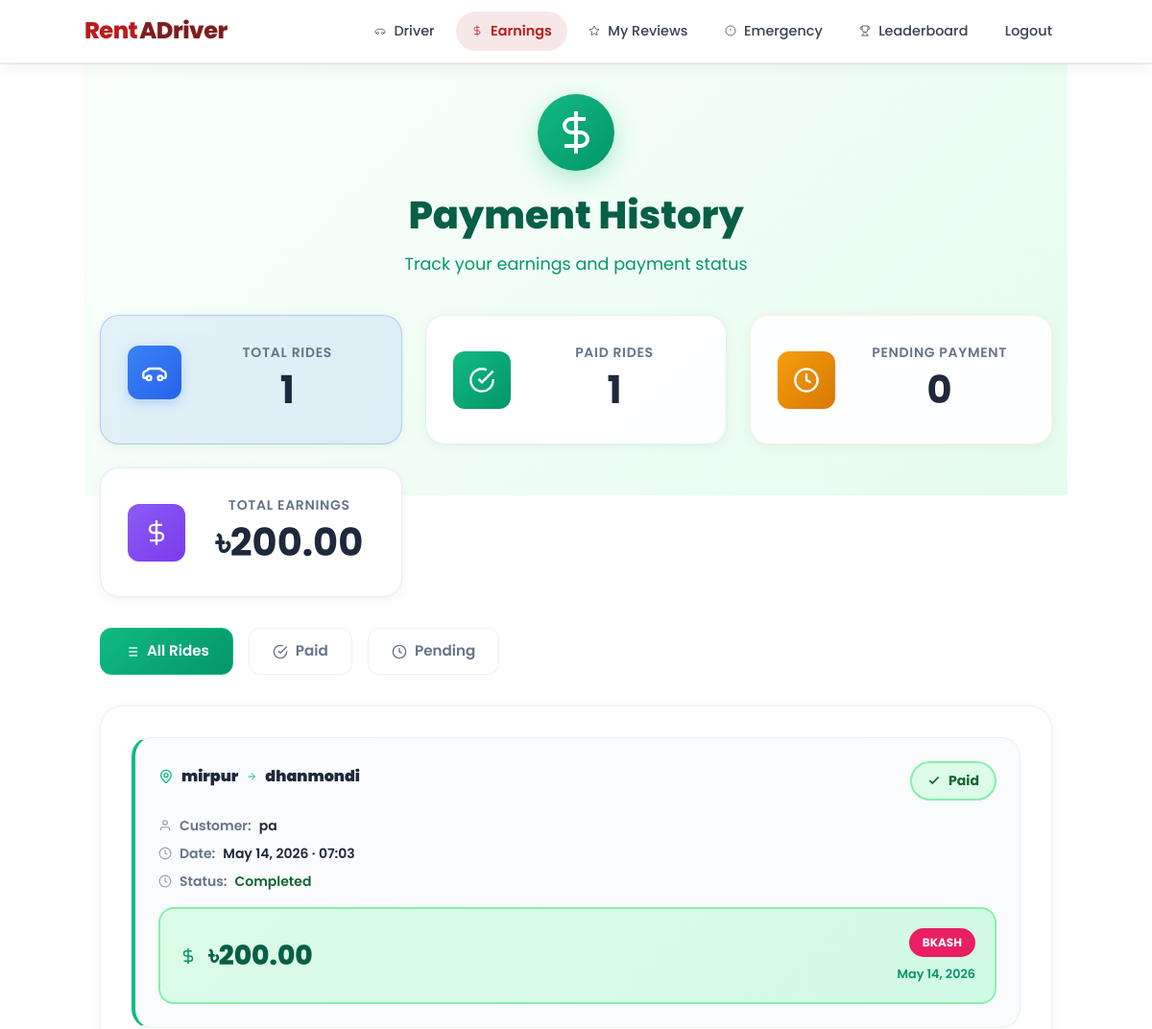
The page /payments/driver/history/ (signed in, upper part) on the database as committed earlier.
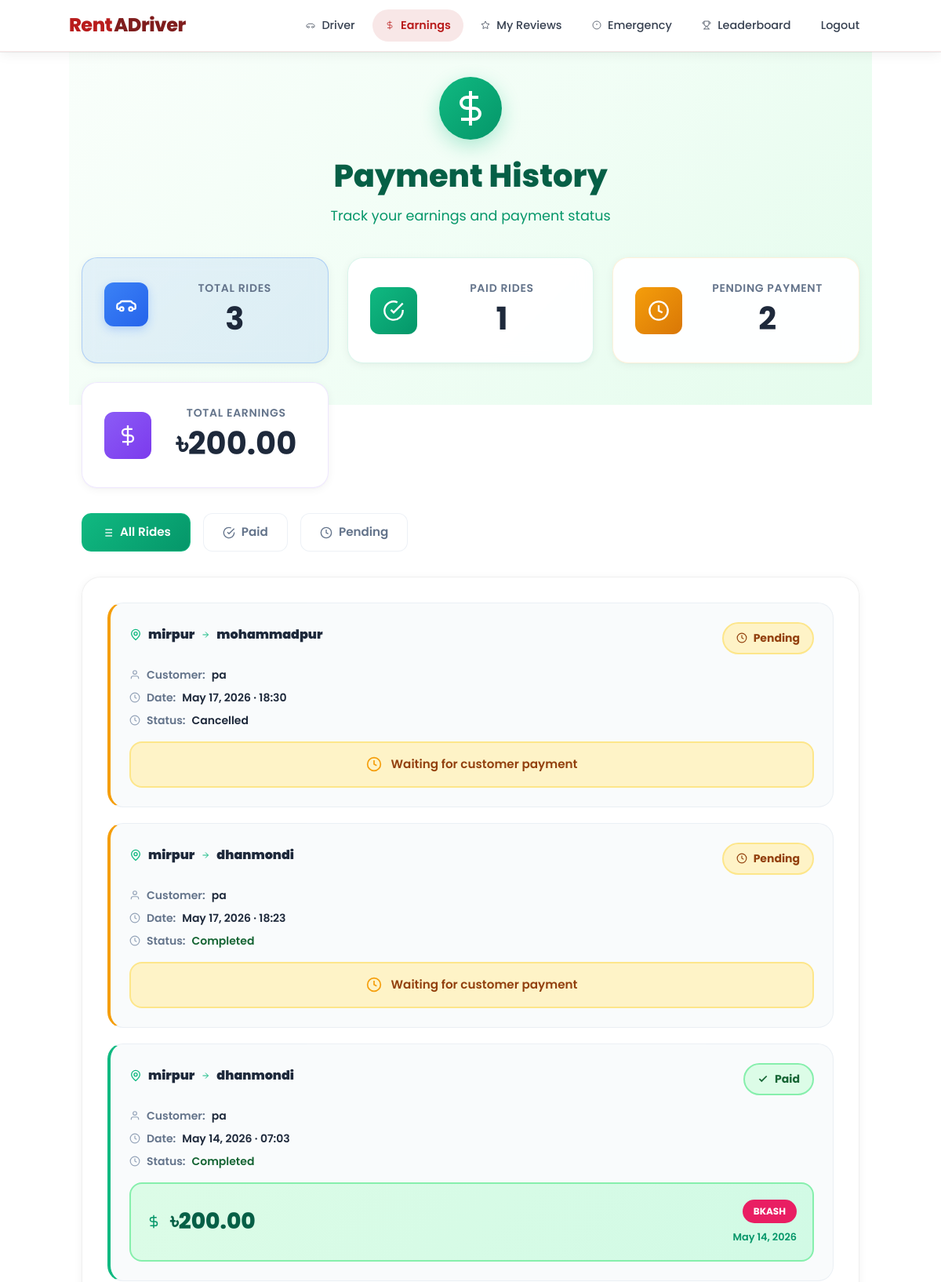
The same page on the database as committed later.
### core/models.py (models this page shows, shortened)
class Booking(models.Model):
    ride_request = models.OneToOneField(RideRequest, on_delete=models.CASCADE, related_name="booking")
    driver = models.ForeignKey(Account, on_delete=models.CASCADE, related_name="bookings")
    confirmed_at = models.DateTimeField(auto_now_add=True)
    status = models.CharField(
        max_length=20,
        choices=[('ongoing', 'Ongoing'), ('completed', 'Completed'), ('cancelled', 'Cancelled')],
        default='ongoing'
    )

class RideRequest(models.Model):
    customer = models.ForeignKey(Account, on_delete=models.CASCADE)
    pickup_location = models.CharField(max_length=200)
    dropoff_location = models.CharField(max_length=200)
    pickup_lat = models.FloatField(null=True, blank=True)
    pickup_lng = models.FloatField(null=True, blank=True)
    dropoff_lat = models.FloatField(null=True, blank=True)
    dropoff_lng = models.FloatField(null=True, blank=True)
    status = models.CharField(max_length=20, default="pending")
    created_at = models.DateTimeField(auto_now_add=True)

class Account(AbstractUser):
    ROLE_CHOICES = (
        ('customer', 'Customer'),
        ('driver', 'Driver'),
    )
    role = models.CharField(max_length=15, choices=ROLE_CHOICES)
    last_lat = models.FloatField(null=True, blank=True)
    last_lng = models.FloatField(null=True, blank=True)

### payments/models.py (models this page shows, shortened)
class Payment(models.Model):
    METHOD_CHOICES = [
        ('bkash', 'bKash'),
        ('nagad', 'Nagad'),
        ('bank', 'Bank Transfer'),
    ]
    booking = models.OneToOneField(Booking, on_delete=models.CASCADE, related_name='payment')
    method = models.CharField(max_length=20, choices=METHOD_CHOICES)
    account_number = models.CharField(max_length=50)
    amount = models.DecimalField(max_digits=10, decimal_places=2)
    paid_at = models.DateTimeField(auto_now_add=True)

### payments/views.py (the view)
# urls.py: path('driver/history/', views.driver_payment_history, name='driver_history'),
@login_required
def driver_payment_history(request):
    if request.user.role != 'driver':
        return HttpResponseForbidden("Only drivers can view this page.")
    bookings = (
        Booking.objects.filter(driver=request.user)
        .select_related('ride_request', 'ride_request__customer')
        .prefetch_related('payment')
        .order_by('-confirmed_at')
    )
    total_rides = bookings.count()
    paid_rides = sum(1 for b in bookings if hasattr(b, 'payment'))
    unpaid_rides = total_rides - paid_rides
    total_earnings = sum(b.payment.amount for b in bookings if hasattr(b, 'payment'))
    return render(request, 'driver_payment_history.html', {
        'bookings': bookings,
        'total_rides': total_rides,
        'paid_rides': paid_rides,
        'unpaid_rides': unpaid_rides,
        'total_earnings': total_earnings,
    })

### core/templates/driver_payment_history.html (shortened to what this page needs)
{% extends "base.html" %}
{% block content %}
<div class="driver-earnings-page">
  <div class="driver-earnings-container">
    <div class="earnings-header">
      <div class="earnings-header-icon">
        <svg width="48" height="48" viewBox="0 0 24 24" fill="none" stroke="currentColor" stroke-width="2">
          <line x1="12" y1="1" x2="12" y2="23"/>
          <path d="M17 5H9.5a3.5 3.5 0 0 0 0 7h5a3.5 3.5 0 0 1 0 7H6"/>
        </svg>
      </div>
      <h1 class="earnings-title">Payment History</h1>
      <p class="earnings-subtitle">Track your earnings and payment status</p>
    </div>
    <div class="earnings-stats-grid">
      <div class="earnings-stat-card stat-total">
        <div class="stat-icon-wrapper">
        </div>
        <div class="stat-content">
          <p class="stat-label">Total Rides</p>
          <p class="stat-value">{{ total_rides }}</p>
        </div>
      </div>
      <div class="earnings-stat-card stat-paid">
        <div class="stat-icon-wrapper">
          <svg width="28" height="28" viewBox="0 0 24 24" fill="none" stroke="currentColor" stroke-width="2">
            <path d="M22 11.08V12a10 10 0 1 1-5.93-9.14"/>
            <polyline points="22 4 12 14.01 9 11.01"/>
          </svg>
        </div>
        <div class="stat-content">
          <p class="stat-label">Paid Rides</p>
          <p class="stat-value">{{ paid_rides }}</p>
        </div>
      </div>
      <div class="earnings-stat-card stat-unpaid">
        <div class="stat-icon-wrapper">
          <svg width="28" height="28" viewBox="0 0 24 24" fill="none" stroke="currentColor" stroke-width="2">
            <circle cx="12" cy="12" r="10"/>
            <polyline points="12 6 12 12 16 14"/>
          </svg>
        </div>
        <div class="stat-content">
          <p class="stat-label">Pending Payment</p>
          <p class="stat-value">{{ unpaid_rides }}</p>
        </div>
      </div>
      <div class="earnings-stat-card stat-earnings">
        <div class="stat-icon-wrapper">
          <svg width="28" height="28" viewBox="0 0 24 24" fill="none" stroke="currentColor" stroke-width="2">
            <line x1="12" y1="1" x2="12" y2="23"/>
            <path d="M17 5H9.5a3.5 3.5 0 0 0 0 7h5a3.5 3.5 0 0 1 0 7H6"/>
          </svg>
        </div>
        <div class="stat-content">
          <p class="stat-label">Total Earnings</p>
          <p class="stat-value">৳{{ total_earnings|floatformat:2 }}</p>
        </div>
      </div>
    </div>
    <div class="earnings-filters">
      <button onclick="filterPayments('all')" id="tab-all" class="filter-tab active">
        All Rides
      </button>
      <button onclick="filterPayments('paid')" id="tab-paid" class="filter-tab">
        <svg width="16" height="16" viewBox="0 0 24 24" fill="none" stroke="currentColor" stroke-width="2">
          <path d="M22 11.08V12a10 10 0 1 1-5.93-9.14"/>
          <polyline points="22 4 12 14.01 9 11.01"/>
        </svg>
        Paid
      </button>
      <button onclick="filterPayments('unpaid')" id="tab-unpaid" class="filter-tab">
        <svg width="16" height="16" viewBox="0 0 24 24" fill="none" stroke="currentColor" stroke-width="2">
          <circle cx="12" cy="12" r="10"/>
          <polyline points="12 6 12 12 16 14"/>
        </svg>
        Pending
      </button>
    </div>
    <div class="earnings-list-card">
      <div class="earnings-list" id="paymentList">
        {% for b in bookings %}
        <div class="earnings-item payment-item {% if b.payment %}is-paid{% else %}is-unpaid{% endif %}">
          <div class="earnings-item-header">
            <div class="ride-route">
              <svg width="16" height="16" viewBox="0 0 24 24" fill="none" stroke="currentColor" stroke-width="2">
                <circle cx="12" cy="10" r="3"/>
                <path d="M12 21.7C17.3 17 20 13 20 10a8 8 0 1 0-16 0c0 3 2.7 7 8 11.7z"/>
              </svg>
              <span class="route-text">
                <strong>{{ b.ride_request.pickup_location }}</strong>
                <svg class="route-arrow" width="12" height="12" viewBox="0 0 24 24" fill="none" stroke="currentColor" stroke-width="2">
                  <line x1="5" y1="12" x2="19" y2="12"/>
                  <polyline points="12 5 19 12 12 19"/>
                </svg>
                <strong>{{ b.ride_request.dropoff_location }}</strong>
              </span>
            </div>
            {% if b.payment %}
            <span class="payment-status status-paid">
              <svg width="14" height="14" viewBox="0 0 24 24" fill="none" stroke="currentColor" stroke-width="3">
                <polyline points="20 6 9 17 4 12"/>
              </svg>
              Paid
            </span>
            {% else %}
            <span class="payment-status status-pending">
              <svg width="14" height="14" viewBox="0 0 24 24" fill="none" stroke="currentColor" stroke-width="2">
                <circle cx="12" cy="12" r="10"/>
                <polyline points="12 6 12 12 16 14"/>
              </svg>
              Pending
            </span>
            {% endif %}
          </div>
          <div class="earnings-item-details">
            <div class="detail-row">
              <svg width="14" height="14" viewBox="0 0 24 24" fill="none" stroke="currentColor" stroke-width="2">
                <path d="M20 21v-2a4 4 0 0 0-4-4H8a4 4 0 0 0-4 4v2"/>
                <circle cx="12" cy="7" r="4"/>
              </svg>
              <span class="detail-label">Customer:</span>
              <span class="detail-value">{{ b.ride_request.customer.username }}</span>
            </div>
            <div class="detail-row">
              <svg width="14" height="14" viewBox="0 0 24 24" fill="none" stroke="currentColor" stroke-width="2">
                <circle cx="12" cy="12" r="10"/>
                <polyline points="12 6 12 12 16 14"/>
              </svg>
              <span class="detail-label">Date:</span>
              <span class="detail-value">{{ b.confirmed_at|date:"M d, Y · H:i" }}</span>
            </div>
            <div class="detail-row">
              <svg width="14" height="14" viewBox="0 0 24 24" fill="none" stroke="currentColor" stroke-width="2">
                <circle cx="12" cy="12" r="10"/>
                <path d="M12 6v6l4 2"/>
              </svg>
              <span class="detail-label">Status:</span>
              <span class="detail-value status-badge-{{ b.status }}">{{ b.status|title }}</span>
            </div>
          </div>
          {% if b.payment %}
          <div class="payment-info-box">
            <div class="payment-amount">
              <svg width="18" height="18" viewBox="0 0 24 24" fill="none" stroke="currentColor" stroke-width="2">
                <line x1="12" y1="1" x2="12" y2="23"/>
                <path d="M17 5H9.5a3.5 3.5 0 0 0 0 7h5a3.5 3.5 0 0 1 0 7H6"/>
              </svg>
              <span class="amount-value">৳{{ b.payment.amount }}</span>
            </div>
            <div class="payment-method-info">
              <span class="payment-method-badge method-{{ b.payment.method }}">
                {{ b.payment.get_method_display }}
              </span>
              <span class="payment-date">{{ b.payment.paid_at|date:"M d, Y" }}</span>
            </div>
          </div>
          {% else %}
          <div class="pending-payment-box">
            <svg width="20" height="20" viewBox="0 0 24 24" fill="none" stroke="currentColor" stroke-width="2">
              <circle cx="12" cy="12" r="10"/>
              <polyline points="12 6 12 12 16 14"/>
            </svg>
            <p class="pending-text">Waiting for customer payment</p>
          </div>
          {% endif %}
        </div>
        {% endfor %}
      </div>
    </div>
  </div>
</div>
{% endblock %}

### core/templates/base.html (shortened to what this page needs)
{% load static %}
<!DOCTYPE html>
<html lang="en">
<head>
  <script src="https://cdn.tailwindcss.com"></script>
  <link rel="stylesheet" href="{% static 'css/style.css' %}">
  <link rel="stylesheet" href="{% static 'core/css/theme.css' %}">
</head>
<body class="bg-white text-gray-900 min-h-screen flex flex-col">
  <nav class="navbar" id="navbar">
    <div class="container">
      <h2 class="logo">
        <a href="/">
          <span class="brand-main">Rent</span><span class="brand-accent">ADriver</span>
        </a>
      </h2>
      <div class="nav-links">
        {% if user.is_authenticated and user.role == 'driver' %}
        <a id="navDriver" href="{% url 'driver_dashboard' %}" class="nav-visible">
          Driver
        </a>
        <a id="navDriverEarnings" href="{% url 'payments:driver_history' %}" class="nav-visible">
          <svg class="nav-icon" width="12" height="12" viewBox="0 0 24 24" fill="none" stroke="currentColor" stroke-width="1.5">
            <line x1="12" y1="1" x2="12" y2="23"/>
            <path d="M17 5H9.5a3.5 3.5 0 0 0 0 7h5a3.5 3.5 0 0 1 0 7H6"/>
          </svg>
          Earnings
        </a>
        <a id="navDriverReviews" href="{% url 'driver_reviews' %}" class="nav-visible">
          <svg class="nav-icon" width="12" height="12" viewBox="0 0 24 24" fill="none" stroke="currentColor" stroke-width="1.5">
            <polygon points="12 2 15.09 8.26 22 9.27 17 14.14 18.18 21.02 12 17.77 5.82 21.02 7 14.14 2 9.27 8.91 8.26 12 2"/>
          </svg>
          My Reviews
        </a>
        {% endif %}
        {% if user.is_authenticated %}
        <a id="navEmergency" href="{% url 'emergency' %}" class="nav-visible">
          <svg class="nav-icon" width="12" height="12" viewBox="0 0 24 24" fill="none" stroke="currentColor" stroke-width="1.5">
            <circle cx="12" cy="12" r="10"/>
            <line x1="12" y1="8" x2="12" y2="12"/>
            <line x1="12" y1="16" x2="12.01" y2="16"/>
          </svg>
          Emergency
        </a>
        {% endif %}
        <a id="navLeaderboard" href="{% url 'leaderboard' %}" class="nav-visible">
          Leaderboard
        </a>
        {% if not user.is_authenticated %}
          <a id="navLogin" href="{% url 'login' %}" class="nav-visible">Login</a>
          <a id="navRegister" class="btn nav-visible" href="{% url 'register' %}">Get Started</a>
        {% else %}
          <a id="navLogout" href="{% url 'logout' %}" class="nav-visible">Logout</a>
        {% endif %}
      </div>
    </div>
  </nav>
  <main class="page container flex-grow">
    {% block content %}{% endblock %}
  </main>
</body>
</html>

Rows that differ between the two databases and show on the page:
added Booking: ride_request.pickup_location "mirpur", ride_request.dropoff_location "mohammadpur", shows "Pending", ride_request.customer.username "pa", confirmed_at "May 17, 2026 · 18:30", status "Cancelled", shows "Waiting for customer payment"
added Booking: ride_request.pickup_location "mirpur", ride_request.dropoff_location "dhanmondi", shows "Pending", ride_request.customer.username "pa", confirmed_at "May 17, 2026 · 18:23", status "Completed", shows "Waiting for customer payment"
Other text that changed with them:
{{ total_rides }}: "1" → "3"
{{ unpaid_rides }}: "0" → "2"
